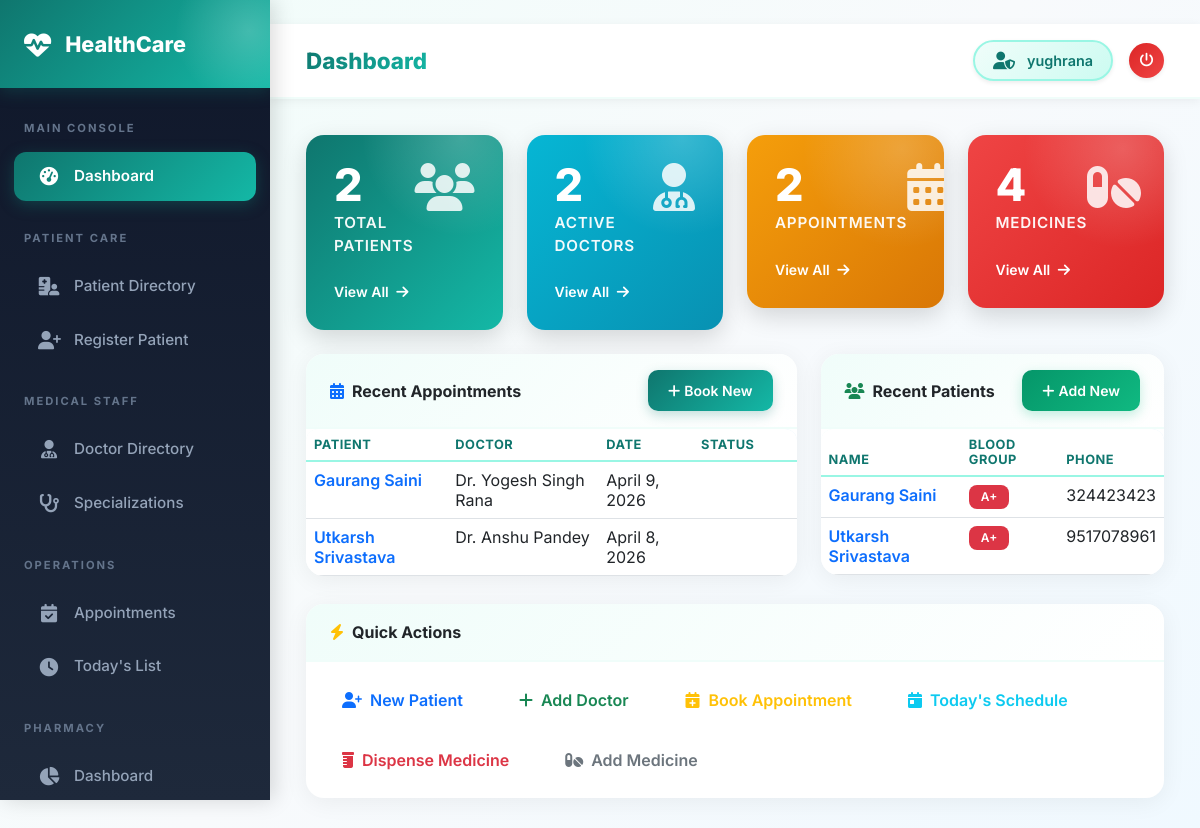
The app's page /dashboard/ (signed in) with its own data.
### appointments/models.py (models this page shows, shortened)
class Appointment(models.Model):
    STATUS_CHOICES = [
        ('scheduled', 'Scheduled'),
        ('confirmed', 'Confirmed'),
        ('completed', 'Completed'),
        ('cancelled', 'Cancelled'),
        ('no_show', 'No Show'),
    ]
    TYPE_CHOICES = [
        ('consultation', 'Consultation'),
        ('follow_up', 'Follow Up'),
        ('emergency', 'Emergency'),
        ('routine_checkup', 'Routine Checkup'),
        ('lab_test', 'Lab Test'),
        ('surgery', 'Surgery'),
    ]
    patient = models.ForeignKey(Patient, on_delete=models.CASCADE, related_name='appointments')
    doctor = models.ForeignKey(Doctor, on_delete=models.CASCADE, related_name='appointments')
    appointment_date = models.DateField()
    appointment_time = models.TimeField()
    appointment_type = models.CharField(max_length=30, choices=TYPE_CHOICES, default='consultation')
    status = models.CharField(max_length=20, choices=STATUS_CHOICES, default='scheduled')
    reason = models.TextField(blank=True)
    notes = models.TextField(blank=True)
    follow_up_date = models.DateField(null=True, blank=True)
    created_at = models.DateTimeField(auto_now_add=True)
    updated_at = models.DateTimeField(auto_now=True)
    class Meta:
        ordering = ['-appointment_date', '-appointment_time']

### patients/models.py (models this page shows, shortened)
class Patient(models.Model):
    BLOOD_GROUP_CHOICES = [
        ('A+', 'A+'), ('A-', 'A-'), ('B+', 'B+'), ('B-', 'B-'),
        ('O+', 'O+'), ('O-', 'O-'), ('AB+', 'AB+'), ('AB-', 'AB-'),
    ]
    GENDER_CHOICES = [('M', 'Male'), ('F', 'Female'), ('O', 'Other')]
    user = models.OneToOneField(User, on_delete=models.SET_NULL, null=True, blank=True)
    first_name = models.CharField(max_length=100)
    last_name = models.CharField(max_length=100)
    date_of_birth = models.DateField()
    gender = models.CharField(max_length=1, choices=GENDER_CHOICES)
    blood_group = models.CharField(max_length=3, choices=BLOOD_GROUP_CHOICES, blank=True)
    phone = models.CharField(max_length=15)
    email = models.EmailField(blank=True)
    address = models.TextField()
    emergency_contact_name = models.CharField(max_length=100, blank=True)
    emergency_contact_phone = models.CharField(max_length=15, blank=True)
    allergies = models.TextField(blank=True, help_text="List known allergies")
    chronic_conditions = models.TextField(blank=True)
    insurance_provider = models.CharField(max_length=100, blank=True)
    insurance_id = models.CharField(max_length=50, blank=True)
    created_at = models.DateTimeField(auto_now_add=True)
    updated_at = models.DateTimeField(auto_now=True)
    def __str__(self):
        return f"{self.first_name} {self.last_name}"

### doctors/models.py (models this page shows, shortened)
class Doctor(models.Model):
    user = models.OneToOneField(User, on_delete=models.SET_NULL, null=True, blank=True)
    first_name = models.CharField(max_length=100)
    last_name = models.CharField(max_length=100)
    specialization = models.ForeignKey(Specialization, on_delete=models.SET_NULL, null=True)
    qualification = models.CharField(max_length=200)
    experience_years = models.IntegerField(default=0)
    phone = models.CharField(max_length=15)
    email = models.EmailField()
    license_number = models.CharField(max_length=50, unique=True)
    consultation_fee = models.DecimalField(max_digits=8, decimal_places=2, default=0)
    available_days = models.CharField(max_length=100, blank=True, help_text="e.g. Mon,Tue,Wed")
    available_time_start = models.TimeField(null=True, blank=True)
    available_time_end = models.TimeField(null=True, blank=True)
    bio = models.TextField(blank=True)
    is_active = models.BooleanField(default=True)
    created_at = models.DateTimeField(auto_now_add=True)
    def __str__(self):
        return f"Dr. {self.first_name} {self.last_name}"

### accounts/views.py (the view)
# urls.py: path('dashboard/', views.dashboard, name='dashboard'),
@login_required
def dashboard(request):
    context = {
        'total_patients': Patient.objects.count(),
        'total_doctors': Doctor.objects.count(),
        'total_appointments': Appointment.objects.count(),
        'total_medicines': Medicine.objects.count(),
        'recent_appointments': Appointment.objects.order_by('-created_at')[:5],
        'recent_patients': Patient.objects.order_by('-created_at')[:5],
    }
    return render(request, 'base/dashboard.html', context)

### templates/base/dashboard.html (shortened to what this page needs)
﻿{% extends 'base/base.html' %}
{% block page_title %}Dashboard{% endblock %}
{% block content %}
<div class="row g-4 mb-4">
  <div class="col-xl-3 col-md-6">
    <div
      class="stat-card"
      style="background: linear-gradient(135deg, #0f766e, #14b8a6)"
    >
      <div class="d-flex justify-content-between align-items-start">
        <div>
          <div class="stat-value">{{ total_patients }}</div>
          <div class="stat-label">Total Patients</div>
        </div>
        <div class="stat-icon"><i class="fas fa-users"></i></div>
      </div>
      <div class="mt-4">
        <a
          href="{% url 'patient_list' %}"
          class="text-white text-decoration-none small fw-semibold"
          >View All <i class="fas fa-arrow-right ms-1"></i
        ></a>
      </div>
    </div>
  </div>
  <div class="col-xl-3 col-md-6">
    <div
      class="stat-card"
      style="background: linear-gradient(135deg, #06b6d4, #0891b2)"
    >
      <div class="d-flex justify-content-between align-items-start">
        <div>
          <div class="stat-value">{{ total_doctors }}</div>
          <div class="stat-label">Active Doctors</div>
        </div>
        <div class="stat-icon"><i class="fas fa-user-md"></i></div>
      </div>
      <div class="mt-4">
        <a
          href="{% url 'doctor_list' %}"
          class="text-white text-decoration-none small fw-semibold"
          >View All <i class="fas fa-arrow-right ms-1"></i
        ></a>
      </div>
    </div>
  </div>
  <div class="col-xl-3 col-md-6">
    <div
      class="stat-card"
      style="background: linear-gradient(135deg, #f59e0b, #d97706)"
    >
      <div class="d-flex justify-content-between align-items-start">
        <div>
          <div class="stat-value">{{ total_appointments }}</div>
          <div class="stat-label">Appointments</div>
        </div>
        <div class="stat-icon"><i class="fas fa-calendar-alt"></i></div>
      </div>
      <div class="mt-4">
        <a
          href="{% url 'appointment_list' %}"
          class="text-white text-decoration-none small fw-semibold"
          >View All <i class="fas fa-arrow-right ms-1"></i
        ></a>
      </div>
    </div>
  </div>
  <div class="col-xl-3 col-md-6">
    <div
      class="stat-card"
      style="background: linear-gradient(135deg, #ef4444, #dc2626)"
    >
      <div class="d-flex justify-content-between align-items-start">
        <div>
          <div class="stat-value">{{ total_medicines }}</div>
          <div class="stat-label">Medicines</div>
        </div>
        <div class="stat-icon"><i class="fas fa-pills"></i></div>
      </div>
      <div class="mt-4">
        <a
          href="{% url 'medicine_list' %}"
          class="text-white text-decoration-none small fw-semibold"
          >View All <i class="fas fa-arrow-right ms-1"></i
        ></a>
      </div>
    </div>
  </div>
</div>
<div class="row g-4">
  <div class="col-md-7">
    <div class="card">
      <div
        class="card-header d-flex justify-content-between align-items-center py-3 px-4"
      >
        <span
          ><i class="fas fa-calendar-alt text-primary me-2"></i>Recent
          Appointments</span
        >
        <a href="{% url 'appointment_create' %}" class="btn btn-sm btn-primary"
          ><i class="fas fa-plus me-1"></i>Book New</a
        >
      </div>
      <div class="card-body p-0">
        <div class="table-responsive">
          <table class="table table-hover mb-0">
            <thead>
              <tr>
                <th>Patient</th>
                <th>Doctor</th>
                <th>Date</th>
                <th>Status</th>
              </tr>
            </thead>
            <tbody>
              {% for appt in recent_appointments %}
              <tr>
                <td>
                  <a
                    href="{% url 'appointment_detail' appt.pk %}"
                    class="text-decoration-none fw-semibold"
                    >{{ appt.patient }}</a
                  >
                </td>
                <td>{{ appt.doctor }}</td>
                <td>{{ appt.appointment_date }}</td>
                <td>
                  <span class="badge badge-status-{{ appt.status }}"
                    >{{ appt.get_status_display }}</span
                  >
                </td>
              </tr>
              {% empty %}
              <tr>
                <td colspan="4" class="text-center text-muted py-4">
                  No appointments yet.
                </td>
              </tr>
              {% endfor %}
            </tbody>
          </table>
        </div>
      </div>
    </div>
  </div>
  <div class="col-md-5">
    <div class="card">
      <div
        class="card-header d-flex justify-content-between align-items-center py-3 px-4"
      >
        <span
          ><i class="fas fa-users text-success me-2"></i>Recent Patients</span
        >
        <a href="{% url 'patient_create' %}" class="btn btn-sm btn-success"
          ><i class="fas fa-plus me-1"></i>Add New</a
        >
      </div>
      <div class="card-body p-0">
        <div class="table-responsive">
          <table class="table table-hover mb-0">
            <thead>
              <tr>
                <th>Name</th>
                <th>Blood Group</th>
                <th>Phone</th>
              </tr>
            </thead>
            <tbody>
              {% for p in recent_patients %}
              <tr>
                <td>
                  <a
                    href="{% url 'patient_detail' p.pk %}"
                    class="text-decoration-none fw-semibold"
                    >{{ p }}</a
                  >
                </td>
                <td>
                  <span class="badge bg-danger"
                    >{{ p.blood_group|default:"N/A" }}</span
                  >
                </td>
                <td>{{ p.phone }}</td>
              </tr>
              {% empty %}
              <tr>
                <td colspan="3" class="text-center text-muted py-4">
                  No patients yet.
                </td>
              </tr>
              {% endfor %}
            </tbody>
          </table>
        </div>
      </div>
    </div>
  </div>
</div>
<div class="row g-4 mt-1">
  <div class="col-md-12">
    <div class="card">
      <div class="card-header py-3 px-4">
        <i class="fas fa-bolt text-warning me-2"></i>Quick Actions
      </div>
      <div class="card-body">
        <div class="d-flex flex-wrap gap-3">
          <a href="{% url 'patient_create' %}" class="btn btn-outline-primary"
            ><i class="fas fa-user-plus me-2"></i>New Patient</a
          >
          <a href="{% url 'doctor_create' %}" class="btn btn-outline-success"
            ><i class="fas fa-plus me-2"></i>Add Doctor</a
          >
          <a
            href="{% url 'appointment_create' %}"
            class="btn btn-outline-warning"
            ><i class="fas fa-calendar-plus me-2"></i>Book Appointment</a
          >
          <a href="{% url 'today_appointments' %}" class="btn btn-outline-info"
            ><i class="fas fa-calendar-day me-2"></i>Today's Schedule</a
          >
          <a href="{% url 'dispense_medicine' %}" class="btn btn-outline-danger"
            ><i class="fas fa-prescription-bottle me-2"></i>Dispense Medicine</a
          >
          <a
            href="{% url 'medicine_create' %}"
            class="btn btn-outline-secondary"
            ><i class="fas fa-pills me-2"></i>Add Medicine</a
          >
        </div>
      </div>
    </div>
  </div>
</div>
{% endblock %}

### templates/base/base.html (shortened to what this page needs)
<!doctype html>
<html lang="en">
  <head>
    <link href="https://cdn.jsdelivr.net/npm/bootstrap@5.3.0/dist/css/bootstrap.min.css" rel="stylesheet" />
    <link href="https://cdnjs.cloudflare.com/ajax/libs/font-awesome/6.4.0/css/all.min.css" rel="stylesheet" />
  </head>
  <body>
    {% if user.is_authenticated %}
    <div class="sidebar" id="sidebar">
      <div class="sidebar-brand">
        <i class="fas fa-heartbeat"></i>
        <span>HealthCare</span>
      </div>
      <nav class="mt-2 pb-5">
        <div class="nav-section">Main Console</div>
        <a href="{% url 'dashboard' %}" class="nav-link {% if request.resolver_match.url_name == 'dashboard' %}active{% endif %}">
          <i class="fas fa-tachometer-alt"></i> Dashboard
        </a>
        <div class="nav-section">Patient Care</div>
        <a href="{% url 'patient_list' %}" class="nav-link {% if request.resolver_match.url_name == 'patient_list' %}active{% endif %}">
          <i class="fas fa-hospital-user"></i> Patient Directory
        </a>
        <a href="{% url 'patient_create' %}" class="nav-link {% if request.resolver_match.url_name == 'patient_create' %}active{% endif %}">
          <i class="fas fa-user-plus"></i> Register Patient
        </a>
        <div class="nav-section">Medical Staff</div>
        <a href="{% url 'doctor_list' %}" class="nav-link {% if request.resolver_match.url_name == 'doctor_list' %}active{% endif %}">
          <i class="fas fa-user-md"></i> Doctor Directory
        </a>
        <a href="{% url 'specialization_list' %}" class="nav-link {% if 'specialization' in request.resolver_match.url_name %}active{% endif %}">
          <i class="fas fa-stethoscope"></i> Specializations
        </a>
        <div class="nav-section">Operations</div>
        <a href="{% url 'appointment_list' %}" class="nav-link {% if request.resolver_match.url_name == 'appointment_list' %}active{% endif %}">
          <i class="fas fa-calendar-check"></i> Appointments
        </a>
        <a href="{% url 'today_appointments' %}" class="nav-link {% if request.resolver_match.url_name == 'today_appointments' %}active{% endif %}">
          <i class="fas fa-clock"></i> Today's List
        </a>
        <div class="nav-section">Pharmacy</div>
        <a href="{% url 'pharmacy_dashboard' %}" class="nav-link {% if request.resolver_match.url_name == 'pharmacy_dashboard' %}active{% endif %}">
          <i class="fas fa-chart-pie"></i> Dashboard
        </a>
      </nav>
    </div>
    <div class="main-content">
      <div class="topbar">
        <div class="d-flex align-items-center">
            <span class="topbar-title">{% block page_title %}HealthCare Portal{% endblock %}</span>
        </div>
        <div class="d-flex align-items-center gap-3">
          <div class="user-badge shadow-sm">
            <i class="fas fa-user-shield"></i>
            <span>{{ user.get_full_name|default:user.username }}</span>
          </div>
          <a href="{% url 'logout' %}" class="btn btn-sm btn-danger rounded-circle p-2 shadow-sm" style="width: 35px; height: 35px; display: flex; align-items: center; justify-content: center;">
            <i class="fas fa-power-off"></i>
          </a>
        </div>
      </div>
      <div class="page-content">
        {% block content %}{% endblock %}
      </div>
    </div>
    {% else %}
        {% block public_content %}{% endblock %}
    {% endif %}
  </body>
</html>

### records on screen
Appointment: patient "Gaurang Saini", doctor "Dr. Yogesh Singh Rana", appointment_date "April 9, 2026"
Appointment: patient "Utkarsh Srivastava", doctor "Dr. Anshu Pandey", appointment_date "April 8, 2026"
Patient: first_name+last_name "Gaurang Saini", blood_group "A+", phone "324423423"
Patient: first_name+last_name "Utkarsh Srivastava", blood_group "A+", phone "9517078961"

### other values on screen
{{ user.get_full_name|default:user.username }} "yughrana"
{{ total_patients }} "2"
{{ total_doctors }} "2"
{{ total_appointments }} "2"
{{ total_medicines }} "4"
